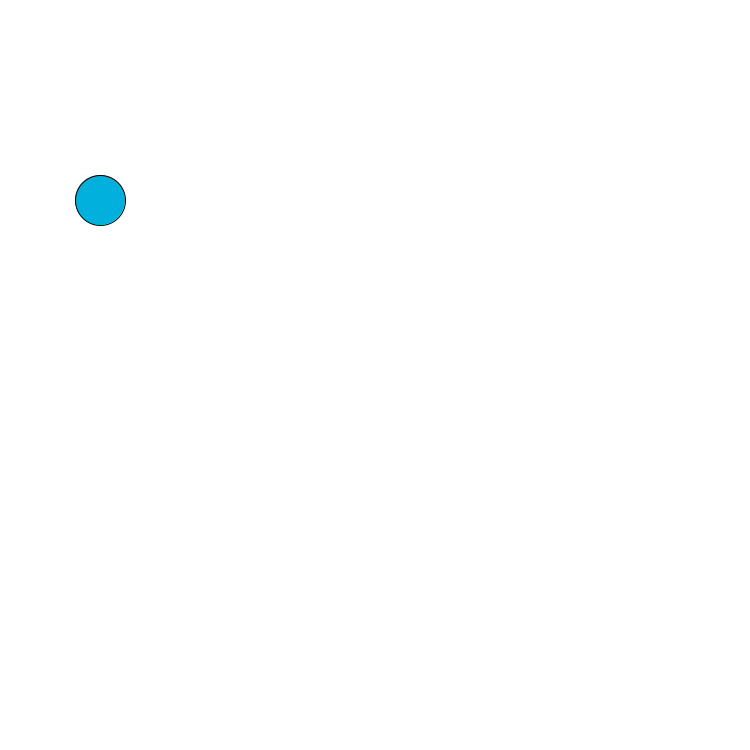
Frame 1 (no input)
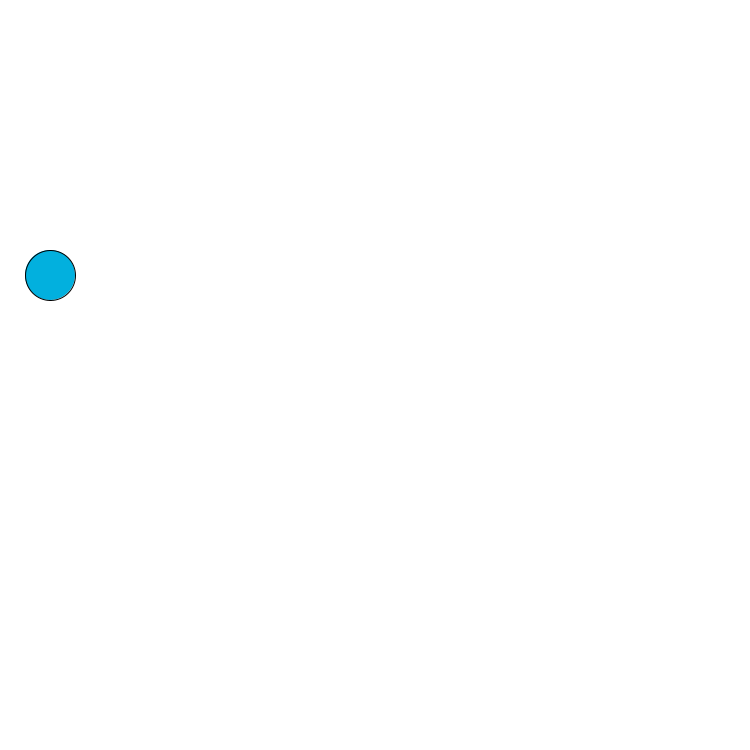
Frame 60 (the mouse pressed at the canvas centre just before this capture)
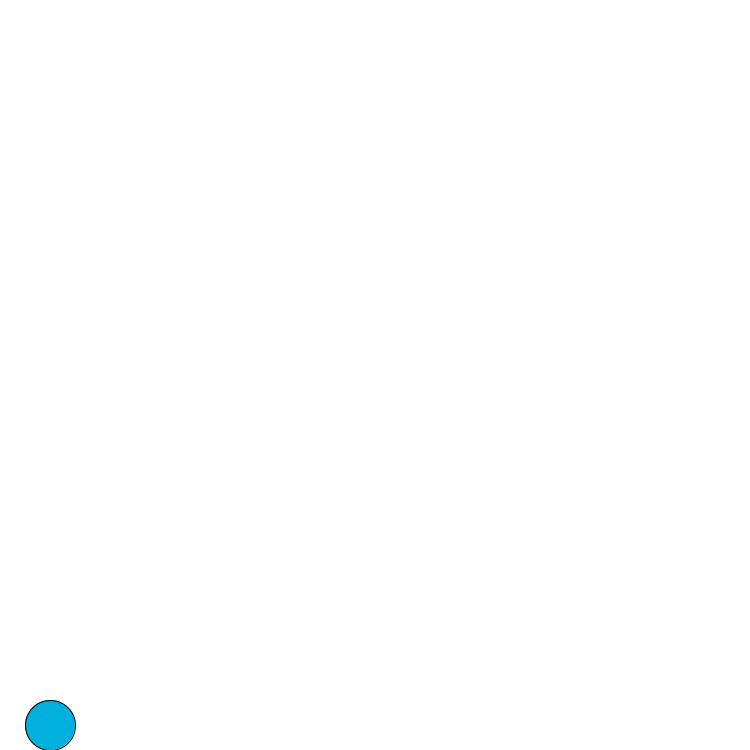
Frame 120 (the mouse held since frame 60 and released just before this capture)

The Processing sketch that drew these frames (run headless with seeded random() and noise(); from frame 60 on, the mouse is pressed at the canvas centre):

// Processing sketch: new_ball_pde
// ── new_ball_pde.pde
Ball ball1;

void setup() {
  size(750, 750);
  ball1 = new Ball(100, 200, 50);
}

void draw() {
  background(255);
  ball1.display();
  ball1.update();
}

// ── Ball.pde
class Ball {
  float x, y;
  float radius;
  float vx, vy;
  color col;

  Ball(float startX, float startY, float r) {
    x = startX;
    y = startY;
    radius = r;
    vx = 50;
    vy = 75;
    col = color(#02B0DE);
  }

  void display() {
    fill(col);
    ellipse(x, y, radius, radius);
  }

  void update() {
    x = x+vx;
    y = y+vy;

    if ((x + radius/2 > width) || (x - radius/2 < 0)) vx = -vx;
    if ((y + radius/2 > height) || (y - radius/2 < 0)) vy = -vy;
  }
}
